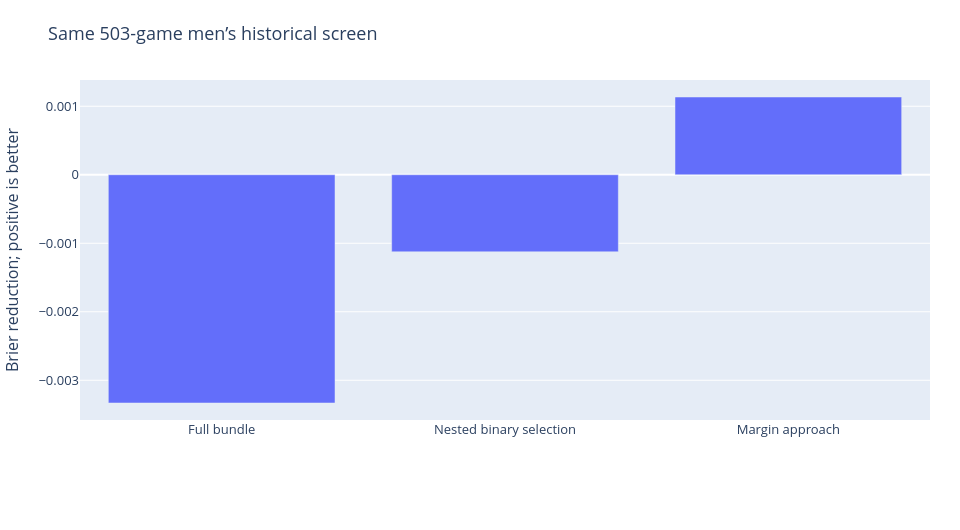

The code cell stored with this chart in its notebook:
### Markdown cell above
## 2. More features were not automatically better
Several plausible approaches were tested and rejected. Learning actual score margins gave the auxiliary information a different role and produced a useful men’s ensemble. Selection results from a win/loss model cannot establish that selection is exhausted for a different objective. The next private question is model-specific rather than another blanket claim about thousands of columns.

### Code cell
m=d['men_historical']
chart('men_research','Same 503-game men’s historical screen',['Full bundle','Nested binary selection','Margin approach'],{'Gain vs screening core':[m['core']-m['full_feature_fusion'],m['core']-m['nested_binary_selection'],m['core']-m['margin_blend']]},'Brier reduction; positive is better')

### Figure 1 — Plotly figure (JSON) as saved in the notebook; plotly's stock layout.template omitted (floating-point values rounded to 4 significant figures)
{"data": [{"name": "Gain vs screening core", "type": "bar", "x": ["Full bundle", "Nested binary selection", "Margin approach"], "y": [-0.003332, -0.001125, 0.001135]}], "layout": {"barmode": "group", "font": {"size": 13}, "height": 530, "legend": {"orientation": "h", "y": -0.24}, "margin": {"b": 110, "l": 80, "r": 30, "t": 80}, "title": {"text": "Same 503-game men’s historical screen"}, "width": 960, "xaxis": {"type": "category"}, "yaxis": {"title": {"text": "Brier reduction; positive is better"}}}}
